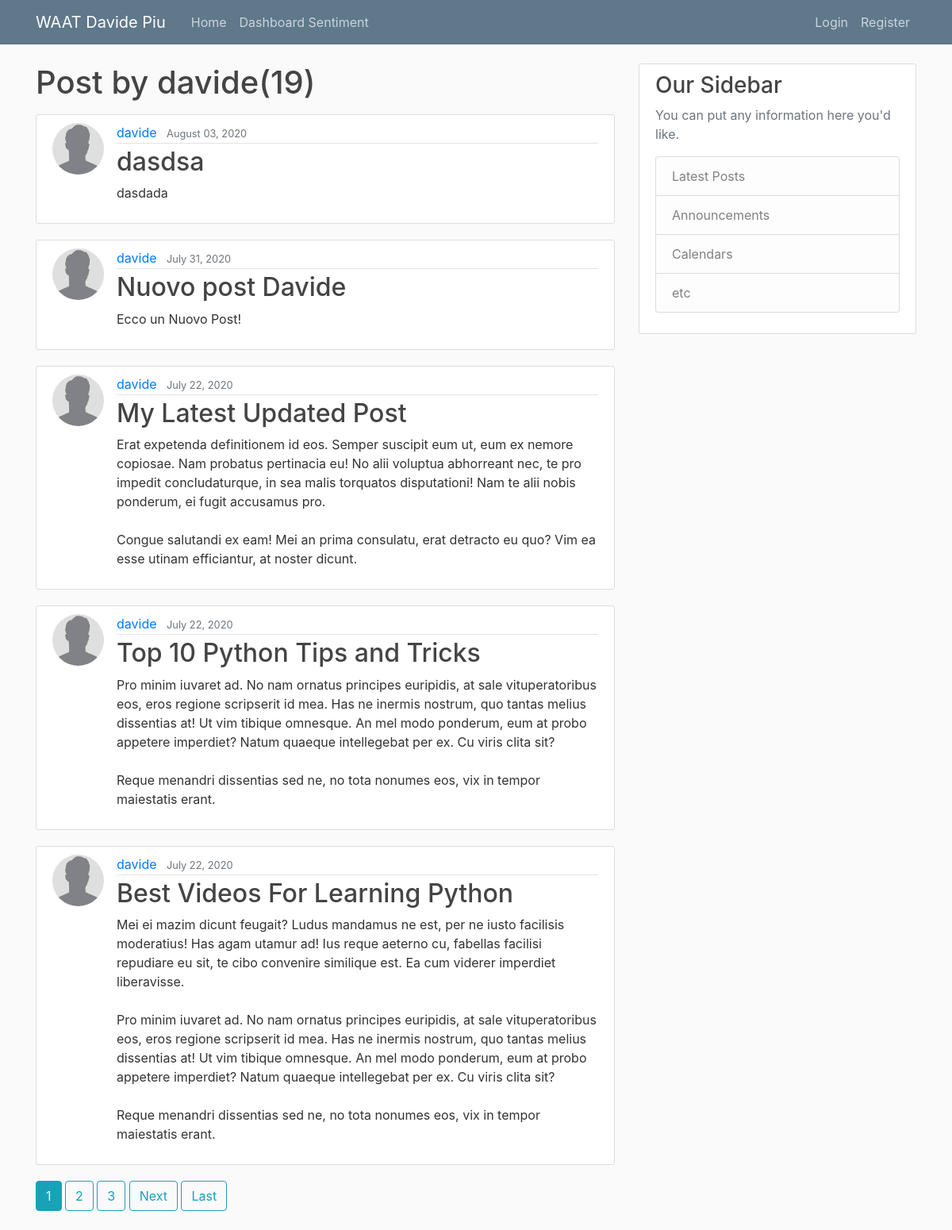
Screenshot of /user/davide with the database file from the repository.
### blog/models.py (models this page shows, shortened)
class Post(models.Model):
    title = models.CharField(max_length=100)#campo titolo di tipo char con max lunghezza 100
    content = models.TextField()#contenuto del post
    date_posted = models.DateTimeField(default=timezone.now)#data del post, automaticamente impostato alla data di creazione
    author = models.ForeignKey(User, on_delete=models.CASCADE)#quando viene cancellato l'autore vengono cancellati anche tutti i post da lui scritti

### users/models.py (models this page shows, shortened)
class Profile(models.Model):
    user = models.OneToOneField(User, on_delete=models.CASCADE)
    image = models.ImageField(default='default.jpg', upload_to='profile_pics')

### blog/views.py (the view)
# urls.py: path('user/<str:username>', UserPostListView.as_view(), name='user-posts'),#url utente, si viene rimandati in una pagina in cui vengono elencati tutti i post dell'utente in questione
class UserPostListView(ListView):
    model = Post
    template_name = 'blog/user_posts.html'
    context_object_name = 'posts'
    paginate_by = 5
    def get_queryset(self):
        user = get_object_or_404(User, username=self.kwargs.get('username'))
        return Post.objects.filter(author=user).order_by('-date_posted')

### blog/templates/blog/user_posts.html (shortened to what this page needs)
{% extends "blog/base.html" %}
{% block content %}
    <h1 class="mb-3">Post by {{ view.kwargs.username }}({{ page_obj.paginator.count }})</h1>
    {%for post in posts%}
      <article class="media content-section">
      <img class="rounded-circle article-img" src="{{ post.author.profile.image.url }}">
          <div class="media-body">
            <div class="article-metadata">
              <a class="mr-2" href="{% url 'user-posts' post.author.username%}">{{ post.author }}</a>
              <small class="text-muted">{{ post.date_posted | date:"F d, Y" }}</small>
            </div>
            <h2><a class="article-title" href="{% url 'post-detail' post.id %}">{{ post.title }}</a></h2>
            <p class="article-content">{{ post.content }}</p>
          </div>
      </article>
    {%endfor%}
            {% if is_paginated %}
   {% for num in page_obj.paginator.page_range %}
        {% if page_obj.number == num %}
          <a class="btn btn-info mb-4" href="?page={{ num }}">{{ num }}</a>
        {% elif num > page_obj.number|add:'-3' and num < page_obj.number|add:'3' %}
                  <a class="btn btn-outline-info mb-4" href="?page={{ num }}">{{ num }}</a>
        {% endif %}
    {% endfor %}
    {% if page_obj.has_next %}
        <a class="btn btn-outline-info mb-4" href="?page={{ page_obj.next_page_number }}">Next</a>
        <a class="btn btn-outline-info mb-4" href="?page={{ page_obj.paginator.num_pages }}">Last</a>
      {% endif %}
    {% endif %}
{% endblock content %}

### blog/static/blog/main.css (style rules this page uses)
body { background: #fafafa; color: #333333; margin-top: 5rem; }
h1, h2, h3, h4, h5, h6 { color: #444444; }
.content-section { background: #ffffff; padding: 10px 20px; border: 1px solid #dddddd; border-radius: 3px; margin-bottom: 20px; }
.article-title { color: #444444; }
.article-content { white-space: pre-line; }
.article-img { height: 65px; width: 65px; margin-right: 16px; }
.article-metadata { padding-bottom: 1px; margin-bottom: 4px; border-bottom: 1px solid #e3e3e3 }

### rows the page displays
Post: author.profile.image (placeholder picture), author "davide", date_posted "August 03, 2020", title "dasdsa", content "dasdada"
Post: author.profile.image (placeholder picture), author "davide", date_posted "July 31, 2020", title "Nuovo post Davide", content "Ecco un Nuovo Post!"
Post: author.profile.image (placeholder picture), author "davide", date_posted "July 22, 2020", title "My Latest Updated Post", content "Erat expetenda definitionem id eos. Semper suscipit eum ut, eum ex nemore copiosae. Nam probatus pertinacia eu! No alii voluptua abhorreant nec, te pro impedit concludaturque, in sea malis torquatos disputationi! Nam te alii nobis ponderum, ei fugit accusamus pro. Congue salutandi ex eam! Mei an prima consulatu, erat detracto eu quo? Vim ea esse utinam efficiantur, at noster dicunt."
Post: author.profile.image (placeholder picture), author "davide", date_posted "July 22, 2020", title "Top 10 Python Tips and Tricks", content "Pro minim iuvaret ad. No nam ornatus principes euripidis, at sale vituperatoribus eos, eros regione scripserit id mea. Has ne inermis nostrum, quo tantas melius dissentias at! Ut vim tibique omnesque. An mel modo ponderum, eum at probo appetere imperdiet? Natum quaeque intellegebat per ex. Cu viris clita sit? Reque menandri dissentias sed ne, no tota nonumes eos, vix in tempor maiestatis erant."
Post: author.profile.image (placeholder picture), author "davide", date_posted "July 22, 2020", title "Best Videos For Learning Python", content "Mei ei mazim dicunt feugait? Ludus mandamus ne est, per ne iusto facilisis moderatius! Has agam utamur ad! Ius reque aeterno cu, fabellas facilisi repudiare eu sit, te cibo convenire similique est. Ea cum viderer imperdiet liberavisse. Pro minim iuvaret ad. No nam ornatus principes euripidis, at sale vituperatoribus eos, eros regione scripserit id mea. Has ne inermis nostrum, quo tantas melius dissentias at! Ut vim tibique omnesque. An mel modo ponderum, eum at probo appetere imperdiet? Natum quaeque intellegebat per ex. Cu viris clita sit? Reque menandri dissentias sed ne, no tota nonumes eos, vix in tempor maiestatis erant."

### other values shown
{{ view.kwargs.username }} "davide"
{{ page_obj.paginator.count }} "19"
{{ num }} "1"
{{ num }} "2" "3"
